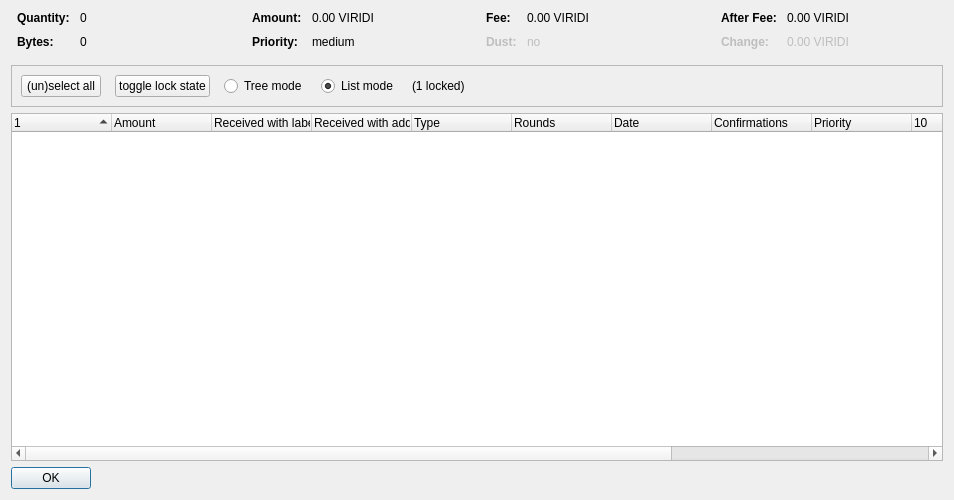
<?xml version="1.0" encoding="UTF-8"?>
<ui version="4.0">
 <class>CoinControlDialog</class>
 <widget class="QDialog" name="CoinControlDialog">
  <property name="geometry">
   <rect>
    <x>0</x>
    <y>0</y>
    <width>954</width>
    <height>500</height>
   </rect>
  </property>
  <property name="windowTitle">
   <string>Coin Selection</string>
  </property>
  <layout class="QVBoxLayout" name="verticalLayout">
   <item>
    <layout class="QHBoxLayout" name="horizontalLayoutTop" stretch="0,0,0,0">
     <property name="topMargin">
      <number>0</number>
     </property>
     <property name="bottomMargin">
      <number>10</number>
     </property>
     <item>
      <layout class="QFormLayout" name="formLayoutCoinControl1">
       <property name="horizontalSpacing">
        <number>10</number>
       </property>
       <property name="verticalSpacing">
        <number>10</number>
       </property>
       <property name="leftMargin">
        <number>6</number>
       </property>
       <property name="rightMargin">
        <number>6</number>
       </property>
       <item row="0" column="0">
        <widget class="QLabel" name="labelCoinControlQuantityText">
         <property name="font">
          <font>
           <weight>75</weight>
           <bold>true</bold>
          </font>
         </property>
         <property name="text">
          <string>Quantity:</string>
         </property>
        </widget>
       </item>
       <item row="0" column="1">
        <widget class="QLabel" name="labelCoinControlQuantity">
         <property name="cursor">
          <cursorShape>IBeamCursor</cursorShape>
         </property>
         <property name="contextMenuPolicy">
          <enum>Qt::ActionsContextMenu</enum>
         </property>
         <property name="text">
          <string notr="true">0</string>
         </property>
         <property name="textInteractionFlags">
          <set>Qt::LinksAccessibleByMouse|Qt::TextSelectableByKeyboard|Qt::TextSelectableByMouse</set>
         </property>
        </widget>
       </item>
       <item row="1" column="0">
        <widget class="QLabel" name="labelCoinControlBytesText">
         <property name="font">
          <font>
           <weight>75</weight>
           <bold>true</bold>
          </font>
         </property>
         <property name="text">
          <string>Bytes:</string>
         </property>
        </widget>
       </item>
       <item row="1" column="1">
        <widget class="QLabel" name="labelCoinControlBytes">
         <property name="cursor">
          <cursorShape>IBeamCursor</cursorShape>
         </property>
         <property name="contextMenuPolicy">
          <enum>Qt::ActionsContextMenu</enum>
         </property>
         <property name="text">
          <string notr="true">0</string>
         </property>
         <property name="textInteractionFlags">
          <set>Qt::LinksAccessibleByMouse|Qt::TextSelectableByKeyboard|Qt::TextSelectableByMouse</set>
         </property>
        </widget>
       </item>
      </layout>
     </item>
     <item>
      <layout class="QFormLayout" name="formLayoutCoinControl2">
       <property name="horizontalSpacing">
        <number>10</number>
       </property>
       <property name="verticalSpacing">
        <number>10</number>
       </property>
       <property name="leftMargin">
        <number>6</number>
       </property>
       <property name="rightMargin">
        <number>6</number>
       </property>
       <item row="0" column="0">
        <widget class="QLabel" name="labelCoinControlAmountText">
         <property name="font">
          <font>
           <weight>75</weight>
           <bold>true</bold>
          </font>
         </property>
         <property name="text">
          <string>Amount:</string>
         </property>
        </widget>
       </item>
       <item row="0" column="1">
        <widget class="QLabel" name="labelCoinControlAmount">
         <property name="cursor">
          <cursorShape>IBeamCursor</cursorShape>
         </property>
         <property name="contextMenuPolicy">
          <enum>Qt::ActionsContextMenu</enum>
         </property>
         <property name="text">
          <string notr="true">0.00 VIRIDI</string>
         </property>
         <property name="textInteractionFlags">
          <set>Qt::LinksAccessibleByMouse|Qt::TextSelectableByKeyboard|Qt::TextSelectableByMouse</set>
         </property>
        </widget>
       </item>
       <item row="1" column="0">
        <widget class="QLabel" name="labelCoinControlPriorityText">
         <property name="font">
          <font>
           <weight>75</weight>
           <bold>true</bold>
          </font>
         </property>
         <property name="text">
          <string>Priority:</string>
         </property>
        </widget>
       </item>
       <item row="1" column="1">
        <widget class="QLabel" name="labelCoinControlPriority">
         <property name="cursor">
          <cursorShape>IBeamCursor</cursorShape>
         </property>
         <property name="contextMenuPolicy">
          <enum>Qt::ActionsContextMenu</enum>
         </property>
         <property name="text">
          <string>medium</string>
         </property>
         <property name="textInteractionFlags">
          <set>Qt::LinksAccessibleByMouse|Qt::TextSelectableByKeyboard|Qt::TextSelectableByMouse</set>
         </property>
        </widget>
       </item>
      </layout>
     </item>
     <item>
      <layout class="QFormLayout" name="formLayoutCoinControl3">
       <property name="horizontalSpacing">
        <number>10</number>
       </property>
       <property name="verticalSpacing">
        <number>10</number>
       </property>
       <property name="leftMargin">
        <number>6</number>
       </property>
       <property name="rightMargin">
        <number>6</number>
       </property>
       <item row="0" column="0">
        <widget class="QLabel" name="labelCoinControlFeeText">
         <property name="font">
          <font>
           <weight>75</weight>
           <bold>true</bold>
          </font>
         </property>
         <property name="text">
          <string>Fee:</string>
         </property>
        </widget>
       </item>
       <item row="0" column="1">
        <widget class="QLabel" name="labelCoinControlFee">
         <property name="cursor">
          <cursorShape>IBeamCursor</cursorShape>
         </property>
         <property name="contextMenuPolicy">
          <enum>Qt::ActionsContextMenu</enum>
         </property>
         <property name="text">
          <string notr="true">0.00 VIRIDI</string>
         </property>
         <property name="textInteractionFlags">
          <set>Qt::LinksAccessibleByMouse|Qt::TextSelectableByKeyboard|Qt::TextSelectableByMouse</set>
         </property>
        </widget>
       </item>
       <item row="1" column="0">
        <widget class="QLabel" name="labelCoinControlLowOutputText">
         <property name="enabled">
          <bool>false</bool>
         </property>
         <property name="font">
          <font>
           <weight>75</weight>
           <bold>true</bold>
          </font>
         </property>
         <property name="text">
          <string>Dust:</string>
         </property>
        </widget>
       </item>
       <item row="1" column="1">
        <widget class="QLabel" name="labelCoinControlLowOutput">
         <property name="enabled">
          <bool>false</bool>
         </property>
         <property name="cursor">
          <cursorShape>IBeamCursor</cursorShape>
         </property>
         <property name="contextMenuPolicy">
          <enum>Qt::ActionsContextMenu</enum>
         </property>
         <property name="text">
          <string>no</string>
         </property>
         <property name="textInteractionFlags">
          <set>Qt::LinksAccessibleByMouse|Qt::TextSelectableByKeyboard|Qt::TextSelectableByMouse</set>
         </property>
        </widget>
       </item>
      </layout>
     </item>
     <item>
      <layout class="QFormLayout" name="formLayoutCoinControl4">
       <property name="horizontalSpacing">
        <number>10</number>
       </property>
       <property name="verticalSpacing">
        <number>10</number>
       </property>
       <property name="leftMargin">
        <number>6</number>
       </property>
       <property name="rightMargin">
        <number>6</number>
       </property>
       <item row="0" column="0">
        <widget class="QLabel" name="labelCoinControlAfterFeeText">
         <property name="font">
          <font>
           <weight>75</weight>
           <bold>true</bold>
          </font>
         </property>
         <property name="text">
          <string>After Fee:</string>
         </property>
        </widget>
       </item>
       <item row="0" column="1">
        <widget class="QLabel" name="labelCoinControlAfterFee">
         <property name="cursor">
          <cursorShape>IBeamCursor</cursorShape>
         </property>
         <property name="contextMenuPolicy">
          <enum>Qt::ActionsContextMenu</enum>
         </property>
         <property name="text">
          <string notr="true">0.00 VIRIDI</string>
         </property>
         <property name="textInteractionFlags">
          <set>Qt::LinksAccessibleByMouse|Qt::TextSelectableByKeyboard|Qt::TextSelectableByMouse</set>
         </property>
        </widget>
       </item>
       <item row="1" column="0">
        <widget class="QLabel" name="labelCoinControlChangeText">
         <property name="enabled">
          <bool>false</bool>
         </property>
         <property name="font">
          <font>
           <weight>75</weight>
           <bold>true</bold>
          </font>
         </property>
         <property name="text">
          <string>Change:</string>
         </property>
        </widget>
       </item>
       <item row="1" column="1">
        <widget class="QLabel" name="labelCoinControlChange">
         <property name="enabled">
          <bool>false</bool>
         </property>
         <property name="cursor">
          <cursorShape>IBeamCursor</cursorShape>
         </property>
         <property name="contextMenuPolicy">
          <enum>Qt::ActionsContextMenu</enum>
         </property>
         <property name="text">
          <string notr="true">0.00 VIRIDI</string>
         </property>
         <property name="textInteractionFlags">
          <set>Qt::LinksAccessibleByMouse|Qt::TextSelectableByKeyboard|Qt::TextSelectableByMouse</set>
         </property>
        </widget>
       </item>
      </layout>
     </item>
    </layout>
   </item>
   <item>
    <widget class="QFrame" name="frame">
     <property name="minimumSize">
      <size>
       <width>0</width>
       <height>40</height>
      </size>
     </property>
     <property name="frameShape">
      <enum>QFrame::StyledPanel</enum>
     </property>
     <property name="frameShadow">
      <enum>QFrame::Sunken</enum>
     </property>
     <layout class="QHBoxLayout" name="horizontalLayout">
      <item>
       <layout class="QHBoxLayout" name="horizontalLayoutPanel" stretch="0,0,0,0,0,0">
        <property name="spacing">
         <number>14</number>
        </property>
        <item>
         <widget class="QPushButton" name="pushButtonSelectAll">
          <property name="sizePolicy">
           <sizepolicy hsizetype="Maximum" vsizetype="Fixed">
            <horstretch>0</horstretch>
            <verstretch>0</verstretch>
           </sizepolicy>
          </property>
          <property name="text">
           <string>(un)select all</string>
          </property>
          <property name="autoDefault">
           <bool>false</bool>
          </property>
         </widget>
        </item>
        <item>
         <widget class="QPushButton" name="pushButtonToggleLock">
          <property name="sizePolicy">
           <sizepolicy hsizetype="Maximum" vsizetype="Fixed">
            <horstretch>0</horstretch>
            <verstretch>0</verstretch>
           </sizepolicy>
          </property>
          <property name="text">
           <string>toggle lock state</string>
          </property>
          <property name="autoDefault">
           <bool>false</bool>
          </property>
         </widget>
        </item>
        <item>
         <widget class="QRadioButton" name="radioTreeMode">
          <property name="sizePolicy">
           <sizepolicy hsizetype="Maximum" vsizetype="Fixed">
            <horstretch>0</horstretch>
            <verstretch>0</verstretch>
           </sizepolicy>
          </property>
          <property name="text">
           <string>Tree mode</string>
          </property>
         </widget>
        </item>
        <item>
         <widget class="QRadioButton" name="radioListMode">
          <property name="sizePolicy">
           <sizepolicy hsizetype="Maximum" vsizetype="Fixed">
            <horstretch>0</horstretch>
            <verstretch>0</verstretch>
           </sizepolicy>
          </property>
          <property name="text">
           <string>List mode</string>
          </property>
          <property name="checked">
           <bool>true</bool>
          </property>
         </widget>
        </item>
        <item>
         <widget class="QLabel" name="labelLocked">
          <property name="text">
           <string>(1 locked)</string>
          </property>
         </widget>
        </item>
        <item>
         <spacer name="horizontalSpacer">
          <property name="orientation">
           <enum>Qt::Horizontal</enum>
          </property>
          <property name="sizeHint" stdset="0">
           <size>
            <width>40</width>
            <height>20</height>
           </size>
          </property>
         </spacer>
        </item>
       </layout>
      </item>
     </layout>
    </widget>
   </item>
   <item>
    <widget class="CoinControlTreeWidget" name="treeWidget">
     <property name="contextMenuPolicy">
      <enum>Qt::CustomContextMenu</enum>
     </property>
     <property name="sortingEnabled">
      <bool>false</bool>
     </property>
     <property name="columnCount">
      <number>13</number>
     </property>
     <attribute name="headerShowSortIndicator" stdset="0">
      <bool>true</bool>
     </attribute>
     <attribute name="headerStretchLastSection">
      <bool>false</bool>
     </attribute>
     <column>
      <property name="text">
       <string/>
      </property>
     </column>
     <column>
      <property name="text">
       <string>Amount</string>
      </property>
     </column>
     <column>
      <property name="text">
       <string>Received with label</string>
      </property>
     </column>
     <column>
      <property name="text">
       <string>Received with address</string>
      </property>
     </column>
     <column>
      <property name="text">
	<string>Type</string>
      </property>
     </column>
     <column>
      <property name="text">
       <string>Rounds</string>
      </property>
     </column>
     <column>
      <property name="text">
       <string>Date</string>
      </property>
      <property name="toolTip">
       <string>Confirmed</string>
      </property>
     </column>
     <column>
      <property name="text">
       <string>Confirmations</string>
      </property>
     </column>
     <column>
      <property name="text">
       <string>Priority</string>
      </property>
     </column>
     <column>
      <property name="text">
       <string/>
      </property>
     </column>
     <column>
      <property name="text">
       <string/>
      </property>
     </column>
     <column>
      <property name="text">
       <string/>
      </property>
     </column>
     <column>
      <property name="text">
       <string/>
      </property>
     </column>
    </widget>
   </item>
   <item>
    <widget class="QDialogButtonBox" name="buttonBox">
     <property name="sizePolicy">
      <sizepolicy hsizetype="Maximum" vsizetype="Fixed">
       <horstretch>0</horstretch>
       <verstretch>0</verstretch>
      </sizepolicy>
     </property>
     <property name="orientation">
      <enum>Qt::Horizontal</enum>
     </property>
     <property name="standardButtons">
      <set>QDialogButtonBox::Ok</set>
     </property>
    </widget>
   </item>
  </layout>
 </widget>
 <customwidgets>
  <customwidget>
   <class>CoinControlTreeWidget</class>
   <extends>QTreeWidget</extends>
   <header>coincontroltreewidget.h</header>
  </customwidget>
 </customwidgets>
 <resources/>
 <connections/>
</ui>
